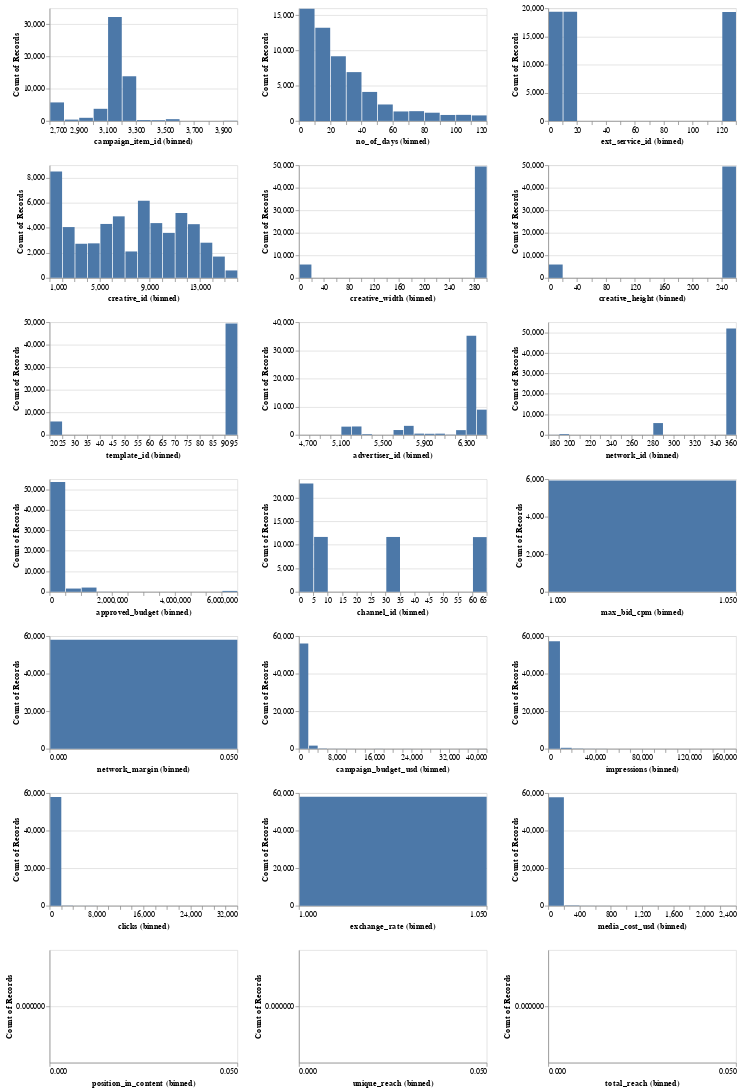

The notebook cell saved with this chart:
### Markdown cell above
### Distributions

### Code cell
import altair as alt
import vegafusion
alt.data_transformers.enable("vegafusion")


numeric_cols = train_df.select_dtypes("number").columns.tolist()
numeric_cols_dist = alt.Chart(train_df).mark_bar().encode(
    alt.X(alt.repeat(), type = "quantitative", bin = alt.Bin(maxbins = 20)),
    y ="count()",
).properties(
        width = 250,
        height = 150
).repeat(
    numeric_cols,
    columns = 3
)

numeric_cols_dist
